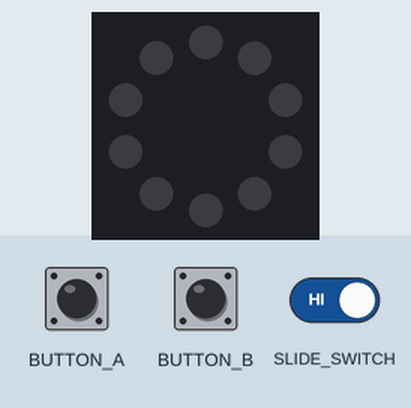
This program was run on a simulated Circuit Playground running CircuitPython. On the bench: the board's ring of 10 RGB LEDs (number 0 left of the top, counting anticlockwise). The test bench sets the inputs (shaded band).

Above: at 1.2 s.
1.3 s: slide switch moved to the right
At 1.7 s:
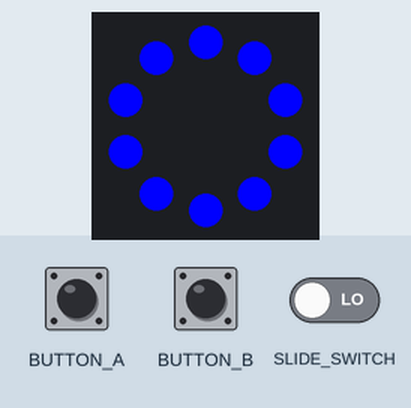
2.8 s: button A pressed for 0.15 s
At 4.0 s:
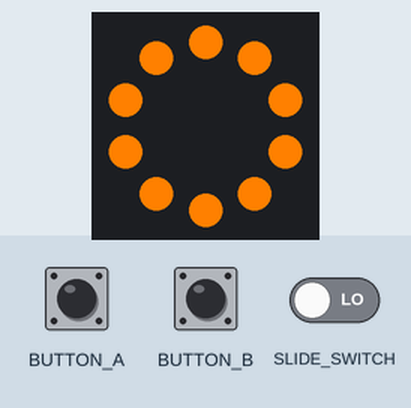
4.4 s: button B pressed for 0.15 s
At 5.2 s:
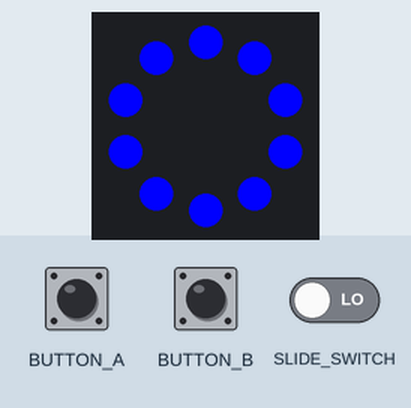
6.0 s: button A pressed for 1 s
At 6.4 s:
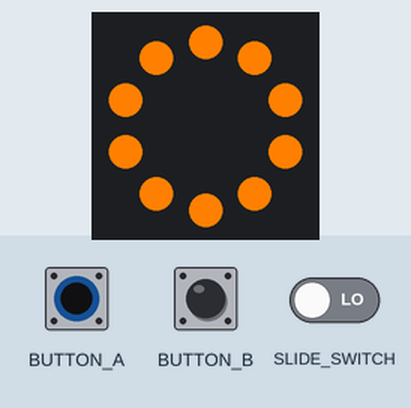
Timing chart, 0 to 9.0 s (numbered marks = the images above; inputs shaded):
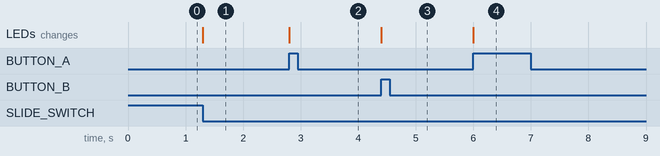

Measured:
- after the input at 1.3 s, the LEDs: change at once (image 1)
- after the input at 2.8 s, the LEDs: change at once (image 2)
- after the input at 4.4 s, the LEDs: change at once (image 3)
- after the input at 6.0 s, the LEDs: change at once (image 4)

The program:

Sean-Guo_wk5_p1.py
```python
# device only changes the color when the slide switch is in the ON position

import time
import board
import neopixel
from digitalio import DigitalInOut, Direction, Pull

pixels = neopixel.NeoPixel(board.NEOPIXEL, 10)

button_a = DigitalInOut(board.BUTTON_A)
button_a.direction = Direction.INPUT
button_a.pull = Pull.DOWN
buttona_pre = button_a.value

button_b = DigitalInOut(board.BUTTON_B)
button_b.direction = Direction.INPUT
button_b.pull = Pull.DOWN
buttonb_pre = button_b.value

switch = DigitalInOut(board.SLIDE_SWITCH)
switch.direction = Direction.INPUT
switch.pull = Pull.UP
switch_off = switch.value

ORANGE = (255, 128, 0)
BLUE = (0, 0, 255)
color = BLUE

while True:


    if switch.value != switch_off:


        if button_a.value != buttona_pre:
            buttona_pre = button_a.value
            if button_a.value:
                color = ORANGE

        if button_b.value != buttonb_pre:
            buttonb_pre = button_b.value
            if button_b.value:
                color = BLUE
        pixels.fill(color)
    else:
        pixels.fill(0)
```
